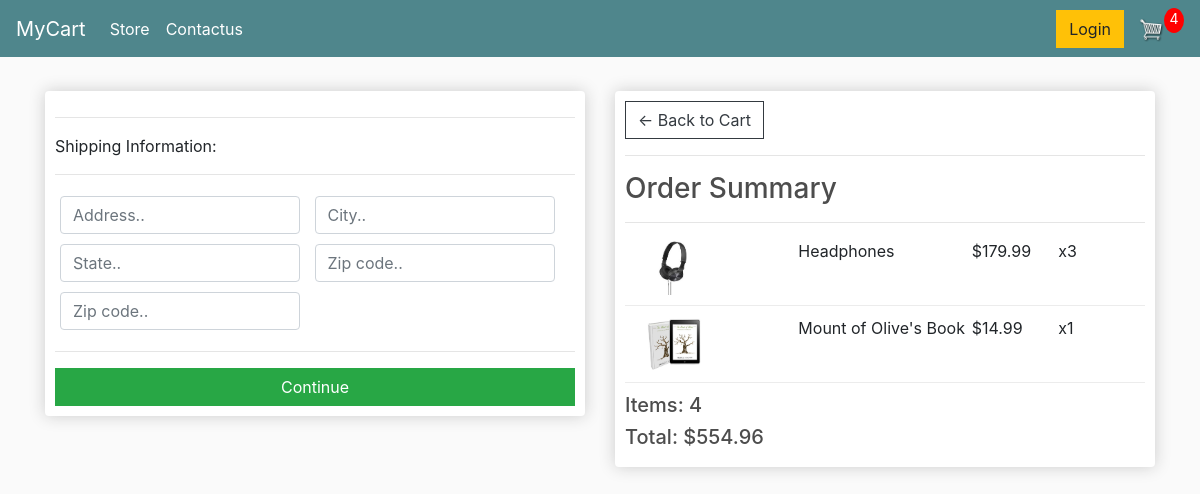
Page /checkout/ (signed in) on the earlier database version.
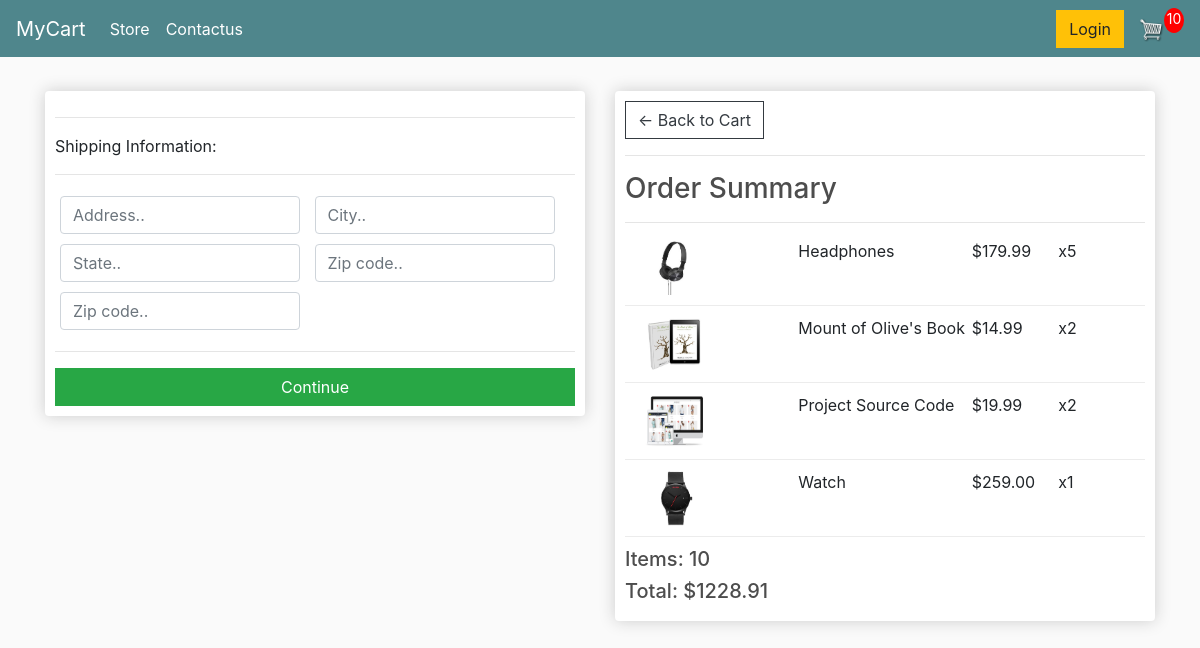
Same page on the later database version.
### store/models.py (models this page shows, shortened)
class OrderItem(models.Model):
	product = models.ForeignKey(Product, on_delete=models.SET_NULL, null=True)
	order = models.ForeignKey(Order, on_delete=models.SET_NULL, null=True)
	quantity = models.IntegerField(default=0, null=True, blank=True)
	date_added = models.DateTimeField(auto_now_add=True)
	@property
	def get_total(self):
		total = self.product.price * self.quantity
		return total

class Product(models.Model):
	name = models.CharField(max_length=200)
	price = models.FloatField()
	digital = models.BooleanField(default=False,null=True, blank=True)
	image = models.ImageField(null=True, blank=True)
	@property
	def imageURL(self):
		try:
			url = self.image.url
		except:
			url = ''
		return url

class Order(models.Model):
	customer = models.ForeignKey(Customer, on_delete=models.SET_NULL, null=True, blank=True)
	date_ordered = models.DateTimeField(auto_now_add=True)
	complete = models.BooleanField(default=False)
	transaction_id = models.CharField(max_length=100, null=True)
	@property
	def shipping(self):
		shipping = False
		orderitems = self.orderitem_set.all()
		for i in orderitems:
			if i.product.digital == False:
				shipping = True
		return shipping
	@property
	def get_cart_total(self):
		orderitems = self.orderitem_set.all()
		total = sum([item.get_total for item in orderitems])
		return total
	@property
	def get_cart_items(self):
		orderitems = self.orderitem_set.all()
		total = sum([item.quantity for item in orderitems])
		return total

### store/views.py (the view)
# urls.py: path('checkout/', views.checkout, name="checkout"),
def checkout(request):
	data = cartData(request)
	cartItems = data['cartItems']
	order = data['order']
	items = data['items']
	context = {'items':items, 'order':order, 'cartItems':cartItems}
	return render(request, 'store/checkout.html', context)

### store/utils.py (called while the page is built)
def cartData(request):
	if request.user.is_authenticated:
		customer = request.user.customer
		order, created = Order.objects.get_or_create(customer=customer, complete=False)
		items = order.orderitem_set.all()
		cartItems = order.get_cart_items
	else:
		cookieData = cookieCart(request)
		cartItems = cookieData['cartItems']
		order = cookieData['order']
		items = cookieData['items']
	return {'cartItems':cartItems ,'order':order, 'items':items}

### store/templates/store/checkout.html (shortened to what this page needs)
{% extends 'store/main.html' %}
{% load static %}
{% block content %}
     <div class="row">
		<div class="col-lg-6">
			<div class="box-element" id="form-wrapper">
				<form id="form">
					<div id="shipping-info">
						<hr>
						<p>Shipping Information:</p>
						<hr>
						<div class="form-field">
							<input class="form-control" type="text" name="address" placeholder="Address..">
						</div>
						<div class="form-field">
							<input class="form-control" type="text" name="city" placeholder="City..">
						</div>
						<div class="form-field">
							<input class="form-control" type="text" name="state" placeholder="State..">
						</div>
						<div class="form-field">
							<input class="form-control" type="text" name="zipcode" placeholder="Zip code..">
						</div>
						<div class="form-field">
							<input class="form-control" type="text" name="country" placeholder="Zip code..">
						</div>
					</div>
					<hr>
					<input id="form-button" class="btn btn-success btn-block" type="submit" value="Continue">
				</form>
			</div>
			<br>
		</div>
		<div class="col-lg-6">
			<div class="box-element">
				<a  class="btn btn-outline-dark" href="{% url 'cart' %}">&#x2190; Back to Cart</a>
				<hr>
				<h3>Order Summary</h3>
				<hr>
				{% for item in items %}
				<div class="cart-row">
					<div style="flex:2"><img class="row-image" src="{{item.product.imageURL}}"></div>
					<div style="flex:2"><p>{{item.product.name}}</p></div>
					<div style="flex:1"><p>${{item.product.price|floatformat:2}}</p></div>
					<div style="flex:1"><p>x{{item.quantity}}</p></div>
				</div>
				{% endfor %}
				<h5>Items:   {{order.get_cart_items}}</h5>
				<h5>Total:   ${{order.get_cart_total|floatformat:2}}</h5>
			</div>
		</div>
	</div>
{% endblock content %}

Differences in the rows shown:
changed OrderItem "Headphones": quantity "3" → "5"
changed OrderItem "Mount of Olive's Book": quantity "1" → "2"
added OrderItem: product.imageURL (picture), product.name "Project Source Code", product.price "19.99", quantity "2"
added OrderItem: product.imageURL (picture), product.name "Watch", product.price "259.00", quantity "1"
changed through a linked row, Order: get_cart_items "4" → "10"; get_cart_total "554.96" → "1228.91"
Other differences:
{{ cartItems }}: "4" → "10"
